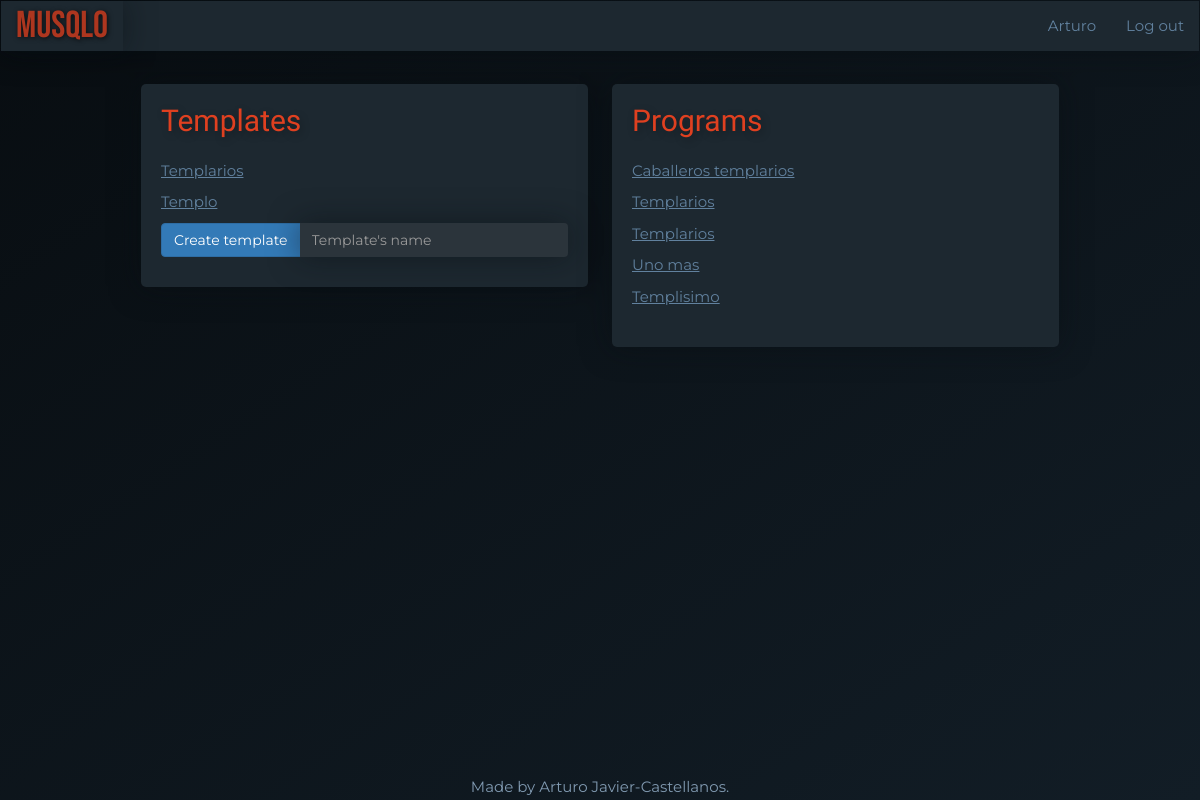
The page /dashboard (signed in) on the database as committed earlier.
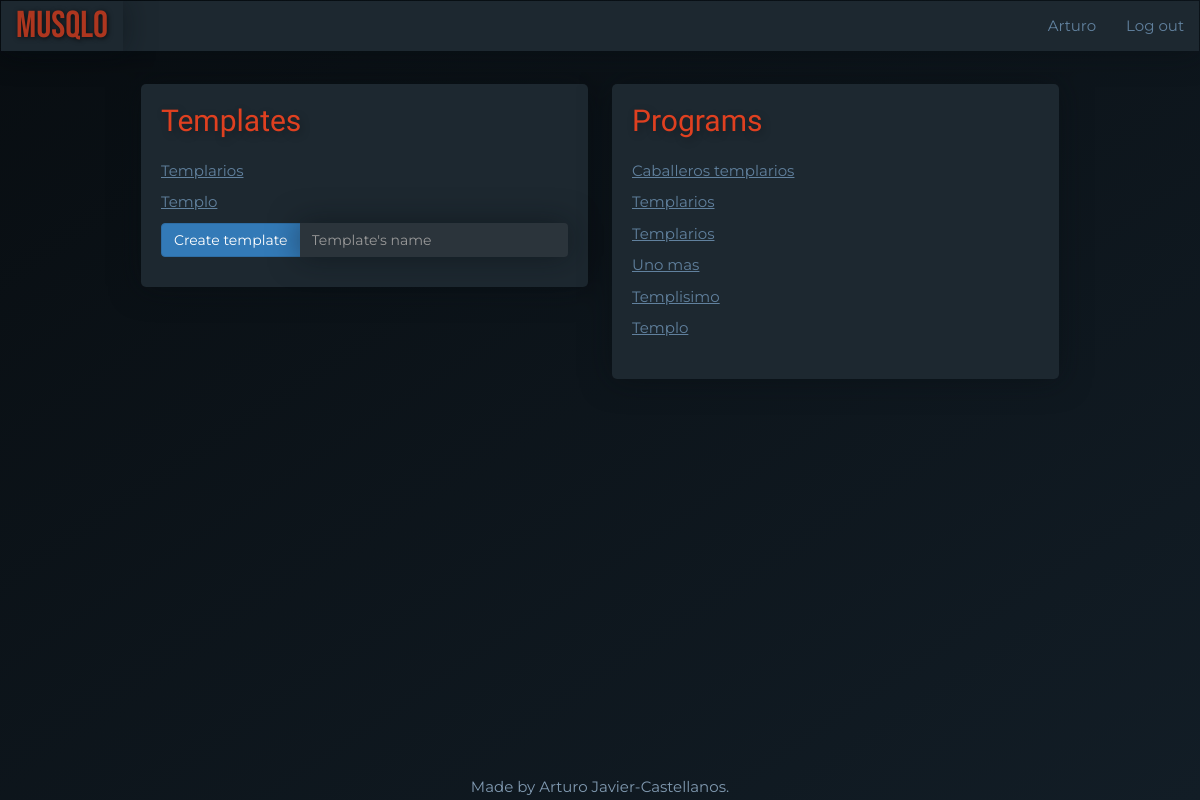
The same page on the database as committed later.
### main.py (models this page shows)
class User(UserMixin, db.Model):
    __tablename__ = "users"
    id = Column(Integer, primary_key=True)
    email = Column(String(100), unique=True)
    password = Column(String(100))
    name = Column(String(100))
    program_templates = relationship("ProgramTemplate", back_populates="user")
    programs = relationship("Program", back_populates="user")

class ProgramTemplate(db.Model):
    __tablename__ = "programTemplates"
    id = Column(Integer, primary_key=True)
    user_id = Column(Integer, ForeignKey("users.id"))
    user = relationship("User", back_populates="program_templates")
    name = Column(String(250), nullable=False)
    workout_templates = relationship("WorkoutTemplate", back_populates="parent_program_template")

class Program(db.Model):
    __tablename__ = "programs"
    id = Column(Integer, primary_key=True)
    user_id = Column(Integer, ForeignKey("users.id"))
    user = relationship("User", back_populates="programs")
    name = Column(String(200), nullable=False)
    weeks = Column(Integer, nullable=False)
    workouts = relationship("Workout", back_populates="parent_program")

### main.py (the view, shortened to what this page needs)
@app.route("/dashboard", methods=["GET", "POST"])
@login_required
def dashboard():
    all_templates = ProgramTemplate.query.filter(ProgramTemplate.user_id == current_user.id).all()
    all_programs = Program.query.filter(Program.user_id == current_user.id).all()
    new_program_form = NewProgramForm()
    return render_template("dashboard.html", templates=all_templates, programs=all_programs, form=new_program_form)

### forms.py
class NewProgramForm(FlaskForm):
    name = StringField("Template's name", validators=[DataRequired()])
    create = SubmitField("Create template")

### main.py (called while the page is built)
@login_manager.user_loader
def load_user(user_id):
    try:
        return User.query.get(int(user_id))
    except ValueError:
        return None

### templates/dashboard.html (shortened to what this page needs)
{% extends 'bootstrap/base.html' %}
{% block content %}
{% include "header.html" %}
    <div class="row">
        <div class="col-lg-6">
            <div class="card">
            <h2 class="card-title">Templates</h2>
            {% if templates: %}
                {% for template in templates: %}
                   <p><a href="{{ url_for('show_program_template', program_template_id=template.id) }}">{{ template.name }}</a></p>
                {% endfor %}
            {% else: %}
                <p>You have not added any templates yet.</p>
            {% endif %}
            <form action="" method="post" role="form">
                <div class="input-group">
                    <span class="input-group-btn">
                    {{ form.create(class_="btn btn-primary") }}
                    </span>
                    {{ form.name(class_="form-control", placeholder="Template's name") }}
                </div>
            </form>
            </div>
        </div>
        <div class="col-lg-6">
            <div class="card">
                <h2 class="card-title">Programs</h2>
                {% if programs: %}
                    {% for program in programs: %}
                       <p><a href="{{ url_for('show_program', program_id=program.id, week=1) }}">{{ program.name }}</a></p>
                    {% endfor %}
                {% else: %}
                    <p>You have not added any programs yet.</p>
                {% endif %}
            </div>
        </div>
        </div>
{% include "footer.html" %}
{% endblock %}

### templates/header.html (shortened to what this page needs)
<!DOCTYPE html>
<html lang="en">
<head>
    <link href="{{ url_for('static', filename='css/styles.css')}}" rel="stylesheet">
</head>
<body>
<div id="wrap">
<nav class="navbar navbar-inverted" role="navigation">
  <div class="navbar-header">
    <a class="navbar-brand" href="{{url_for('home')}}">MUSQLO</a>
  </div>
  <div class="collapse navbar-collapse" id="navbar-links">
  <ul class="nav navbar-nav navbar-right">
    {% if current_user.is_authenticated: %}
    <li><a href="{{url_for('user')}}">{{ current_user.name }}</a></li>
    <li><a href="{{url_for('logout')}}">Log out</a></li>
    {% else: %}
    <li><a href="{{ url_for('home',_anchor='login') }}">Log in</a></li>
    <li><a href="{{ url_for('register') }}">Register</a></li>
    {% endif %}
  </ul>
  </div>
</nav>
<div id="main">
<div class="container-fluid">

### templates/footer.html
</div>
</div>
</div>
<div class="text-center" id="footer">
	<p>Made by Arturo Javier-Castellanos.</p>
</div>
</body>
</html>

### static/css/styles.css (style rules this page uses)
body { font-family: 'Montserrat', sans-serif; font-size: 1.5rem; color: #819ab1; background: linear-gradient(to bottom right, #080d11, #121d26) fixed; }
p a { color: #61819e; text-decoration: underline; }
.container-fluid { padding: 1% 12%; }
.card { background-color: #1d2830; border-radius: 5px; box-shadow: 0px 0 30px rgba(8, 13, 17, 0.5); padding: 0 20px 30px; margin-bottom: 30px; }
.card-title { font-family: 'Cairo', sans-serif; font-size: 3rem; color: #df4020; padding: 20px 0 15px; margin: 0 0 8px 0; text-shadow: 2px 3px 8px rgba(0, 0, 0, .3); }
.col-lg-6 { padding: 0 12px; }
.form-control { color: #819ab1; background-color: #2b343b; border: 0; box-shadow: 0px 0 30px rgba(8, 13, 17, 0.5); }
.navbar-collapse { font-family: 'Montserrat', sans-serif; background-color: #1d2830; box-shadow: 0px 0 30px rgba(8, 13, 17, 0.5); }
.navbar-collapse a { color: #61819e; }
.navbar-header { font-family: 'Montserrat', sans-serif; background-color: #1d2830; box-shadow: 0px 0 30px rgba(8, 13, 17, 0.5); }
.navbar-header a { color: #61819e; }
.navbar-inverted > .navbar-header > .navbar-brand { font-family: 'Bebas Neue', cursive; color: #ad361f; font-size: 2.5em; text-shadow: 1px 1px 5px rgba(0, 0, 0, .7); }
html, body { height: 100%; }
#wrap { min-height: 100%; }
#main { overflow:auto; padding-bottom: 2%; }
#footer { position: relative; margin-top: -2%; height: 2%; clear:both; }

Rows that differ between the two databases and show on the page:
added Program: name "Templo"
